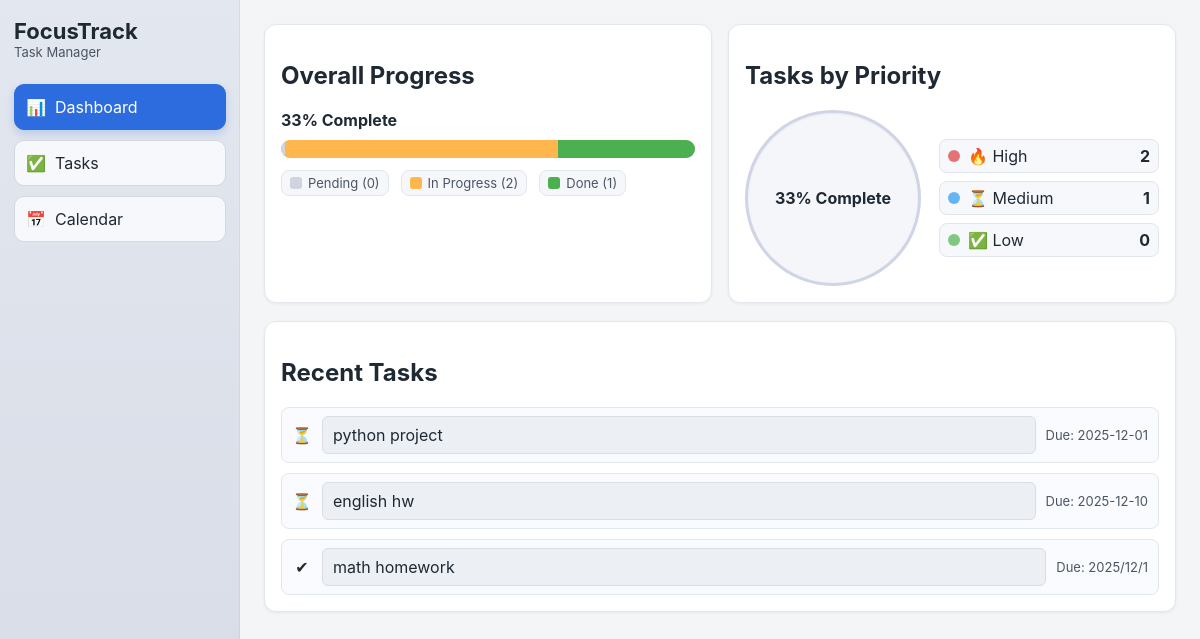
Page /dashboard on the earlier database version.
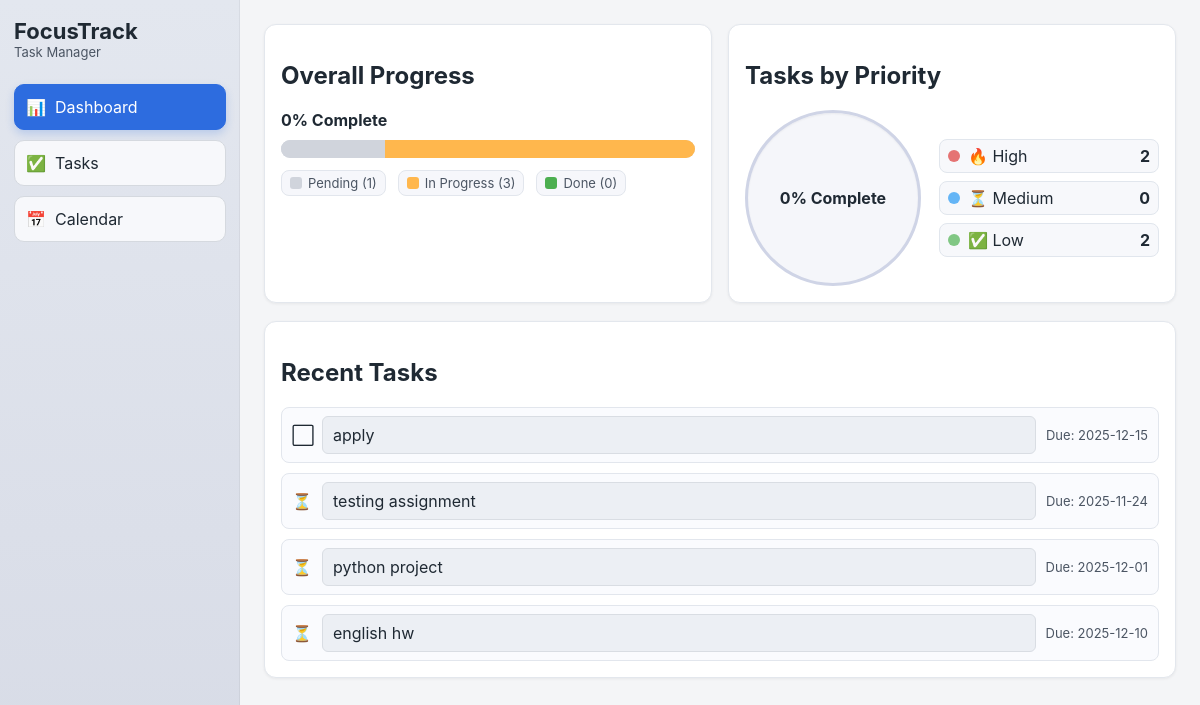
Same page on the later database version.
### models.py (models this page shows, shortened)
class BaseModel(Base):
    __abstract__ = True
    id = Column(Integer, primary_key=True)

class Task(BaseModel):
    __tablename__ = "tasks"
    title = Column(String, nullable=False)
    description = Column(String)
    due_date = Column(String)
    priority = Column(String)
    status = Column(String)
    created_at = Column(String)
    category_id = Column(Integer, ForeignKey("categories.id"))
    category = relationship("Category", back_populates="tasks")
    reminders = relationship(
        "Reminder",
        back_populates="task",
        cascade="all, delete-orphan",
    )

### main.py (the view)
@app.route("/")
@app.route("/dashboard")
def dashboard():
    tasks = task_manager.list_tasks()
    total_tasks = len(tasks)
    completed_tasks = sum(1 for t in tasks if t.status == "Done")
    in_progress_tasks = sum(1 for t in tasks if t.status == "In Progress")
    pending_tasks = sum(1 for t in tasks if t.status == "Pending")
    if total_tasks > 0:
        percent_complete = int((completed_tasks / total_tasks) * 100)
        percent_in_progress = int((in_progress_tasks / total_tasks) * 100)
        percent_pending = 100 - percent_complete - percent_in_progress
    else:
        percent_complete = 0
        percent_in_progress = 0
        percent_pending = 0
    def sort_key(task):
        return task.due_date or "9999-12-31"
    upcoming = sorted(tasks, key=sort_key)[:5]
    recent_tasks = sorted(tasks, key=lambda t: t.created_at or "", reverse=True)[:5]
    counts_by_priority = {
        "high": sum(1 for t in tasks if t.priority == "High"),
        "medium": sum(1 for t in tasks if t.priority == "Medium"),
        "low": sum(1 for t in tasks if t.priority == "Low"),
    }
    return render_template(
        "dashboard.html",
        active_page="dashboard",
        total_tasks=total_tasks,
        completed_tasks=completed_tasks,
        in_progress_tasks=in_progress_tasks,
        pending_tasks=pending_tasks,
        percent_complete=percent_complete,
        percent_pending=percent_pending,
        percent_in_progress=percent_in_progress,
        counts_by_priority=counts_by_priority,
        upcoming=upcoming,
        recent_tasks=recent_tasks,
    )

### managers.py (called while the page is built)
    def list_tasks(self, status=None):
        stmt = select(Task)
        if status and status in self.VALID_STATUS:
            stmt = stmt.where(Task.status == status)
        stmt = stmt.order_by(Task.due_date)
        tasks = self.session.execute(stmt).scalars().all()
        for task in tasks:
            _ = task.category.name if task.category else None
        return tasks

### templates/dashboard.html
{% extends "base.html" %}
{% block content %}
<div class="page">
  <div class="top-row">
    <div class="card card-progress">
      <h2>Overall Progress</h2>
      <div class="progress-summary">{{ percent_complete }}% Complete</div>
      <div class="progress-bar">
        <div class="progress-segment progress-pending" style="width: {{ percent_pending }}%"></div>
        <div class="progress-segment progress-inprogress" style="width: {{ percent_in_progress }}%"></div>
        <div class="progress-segment progress-complete" style="width: {{ percent_complete }}%"></div>
      </div>
      <div class="progress-legend">
        <div class="legend-item">
          <span class="legend-box pending"></span> Pending ({{ pending_tasks }})
        </div>
        <div class="legend-item">
          <span class="legend-box inprogress"></span> In Progress ({{ in_progress_tasks }})
        </div>
        <div class="legend-item">
          <span class="legend-box complete"></span> Done ({{ completed_tasks }})
        </div>
      </div>
    </div>
    <div class="card card-priority">
      <h2>Tasks by Priority</h2>
      <div class="priority-content">
        <div class="progress-circle">{{ percent_complete }}% Complete</div>
        <div class="priority-legend">
          <div class="priority-item priority-high">
            <div class="priority-left">
              <span class="priority-dot"></span>
              <span class="priority-label">🔥 High</span>
            </div>
            <span class="priority-count">{{ counts_by_priority.high }}</span>
          </div>
          <div class="priority-item priority-medium">
            <div class="priority-left">
              <span class="priority-dot"></span>
              <span class="priority-label">⏳ Medium</span>
            </div>
            <span class="priority-count">{{ counts_by_priority.medium }}</span>
          </div>
          <div class="priority-item priority-low">
            <div class="priority-left">
              <span class="priority-dot"></span>
              <span class="priority-label">✅ Low</span>
            </div>
            <span class="priority-count">{{ counts_by_priority.low }}</span>
          </div>
        </div>
      </div>
    </div>
  </div>
  <div class="card card-recent">
    <div class="card-header">
      <h2>Recent Tasks</h2>
    </div>
    {% if recent_tasks %}
      <div class="recent-list">
        {% for task in recent_tasks %}
          <div class="recent-task-row">
            <div class="task-status-icon">
              {% if task.status == 'Done' %}✔{% elif task.status == 'In Progress' %}⏳{% else %}⬜{% endif %}
            </div>
            <div class="task-bar">{{ task.title }}</div>
            <div class="task-due">Due: {{ task.due_date or 'No date' }}</div>
          </div>
        {% endfor %}
      </div>
    {% else %}
      <p>No tasks yet.</p>
    {% endif %}
  </div>
</div>
{% endblock %}

Differences in the rows shown:
removed Task: title "math homework", due_date "2025/12/1"
added Task: title "apply", due_date "2025-12-15"
added Task: title "testing assignment", due_date "2025-11-24"
Other differences:
{{ percent_complete }}: "33" → "0"
{{ percent_pending }}: 1 → 25 (drawn)
{{ percent_in_progress }}: 66 → 75 (drawn)
{{ pending_tasks }}: "0" → "1"
{{ in_progress_tasks }}: "2" → "3"
{{ completed_tasks }}: "1" → "0"
{{ counts_by_priority.medium }}: "1" → "0"
{{ counts_by_priority.low }}: "0" → "2"
